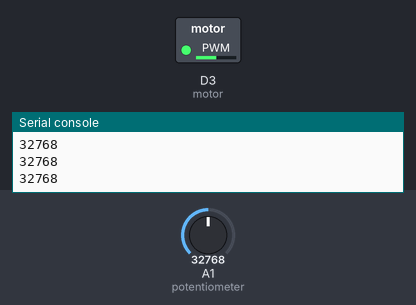
A program run on a simulated CircuitPython board. Shown: switched loads named in the program (green lamp = pin HIGH), the last lines printed to the serial console. The test bench sets the inputs (shaded band); at power-on: A1 (potentiometer) = 32768 (analog values on the 0–65535 scale).

Above: at 1.2 s.
1.3 s: A1 (potentiometer) set to 45874
At 1.8 s:
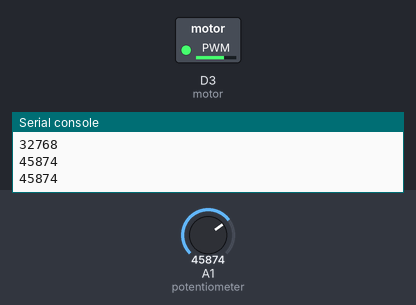
3.0 s: A1 (potentiometer) set to 57670
At 4.2 s:
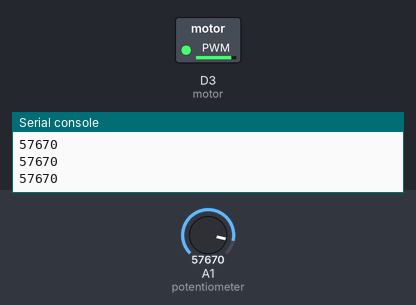
4.5 s: A1 (potentiometer) set to 7864
At 5.4 s:
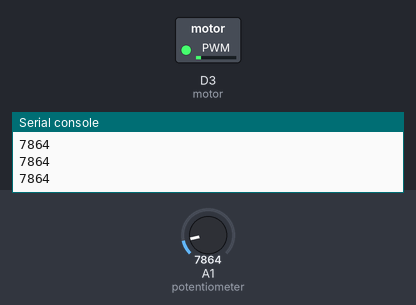
6.0 s: A1 (potentiometer) set to 0
At 6.6 s:
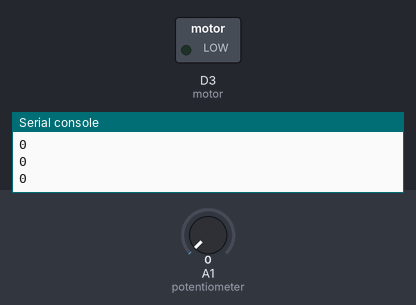
Timing chart, 0 to 8.5 s (numbered marks = the images above; inputs shaded):
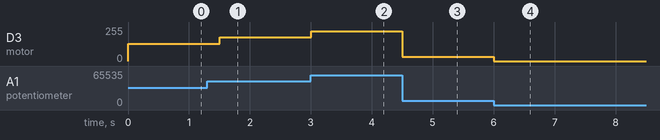

The program:

motor_control.py
```python
# Carolina Chao
# Motor Control - 9/18/2023

import time
import board
from analogio import AnalogIn
import pwmio

potentiometer = AnalogIn(board.A1)  # potentiometer connected to A1
motor = pwmio.PWMOut(board.D3)  # motor connected to D3


while True:

    print((potentiometer.value))      # Display value
    motor.duty_cycle = potentiometer.value  # motor power modulation based on potentiometer value
    time.sleep(0.25)                   # Wait a bit before checking all again
```

Measured:
- after the input at 1.3 s, D3 (motor): 128/255 → 178/255 after 0.20 s
- after the input at 3.0 s, D3 (motor): 178/255 → 224/255 at once
- after the input at 4.5 s, D3 (motor): 224/255 → 31/255 at once
- after the input at 6.0 s, D3 (motor): 31/255 → 0/255 at once
